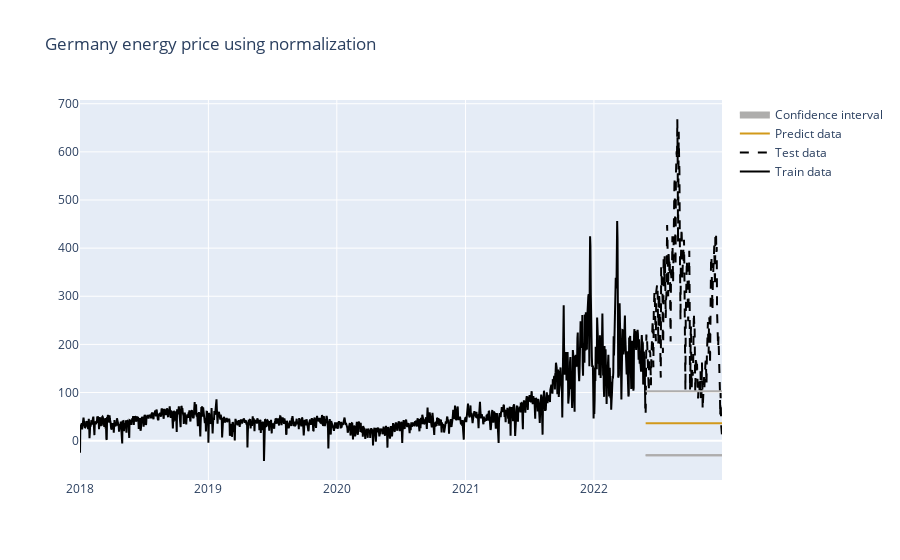

Notebook code cell kept with this figure:
### Code cell
y_pred_scaled = predict_model(fited_model_scaled, X_test_scaled)
y_test_unscaled = scaler.inverse_transform(y_test_scaled[:,0])
y_pred_unscaled = scaler.inverse_transform(y_pred_scaled)
plot_predict_vs_test(energy_prices_df,
                         y_test_unscaled,
                         y_pred_unscaled,
                         'Germany energy price using normalization', True)

### Figure 1 — Plotly figure (JSON) as saved in the notebook; plotly's stock layout.template omitted (floating-point values rounded to 4 significant figures; data arrays with more than 128 entries replaced by an {"elided": "..."} marker saying what was removed)
{"data": [{"line": {"color": "rgba(0,0,0,1)"}, "name": "Train data", "type": "scatter", "x": {"elided": "1608 str values"}, "y": {"elided": "1608 float values"}}, {"line": {"color": "rgba(0,0,0,1)", "dash": "dash"}, "name": "Test data", "type": "scatter", "x": {"elided": "218 str values"}, "y": {"elided": "218 float values"}}, {"line": {"color": "rgba(210, 153, 26, 1)"}, "name": "Predict data", "type": "scatter", "x": {"elided": "218 str values"}, "y": {"elided": "218 float values"}}, {"line": {"color": "rgba(174, 173, 172, 1)"}, "showlegend": false, "type": "scatter", "x": {"elided": "218 str values"}, "y": {"elided": "218 float values"}}, {"line": {"color": "rgba(174, 173, 172, 1)"}, "showlegend": false, "type": "scatter", "x": {"elided": "218 str values"}, "y": {"elided": "218 float values"}}, {"fill": "tonexty", "fillcolor": "rgba(174, 173, 172, 1)", "line": {"color": "rgba(174, 173, 172, 1)"}, "name": "Confidence interval", "type": "scatter", "x": {"elided": "218 str values"}, "y": {"elided": "218 float values"}}], "layout": {"title": {"text": "Germany energy price using normalization"}}}
